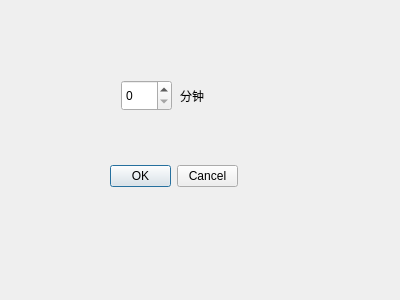
<?xml version="1.0" encoding="UTF-8"?>
<ui version="4.0">
 <class>SettingsDialog</class>
 <widget class="QDialog" name="SettingsDialog">
  <property name="geometry">
   <rect>
    <x>0</x>
    <y>0</y>
    <width>400</width>
    <height>300</height>
   </rect>
  </property>
  <property name="windowTitle">
   <string>Dialog</string>
  </property>
  <widget class="QSpinBox" name="spinBox_time">
   <property name="geometry">
    <rect>
     <x>121</x>
     <y>80</y>
     <width>51</width>
     <height>31</height>
    </rect>
   </property>
  </widget>
  <widget class="QLabel" name="label">
   <property name="geometry">
    <rect>
     <x>180</x>
     <y>80</y>
     <width>71</width>
     <height>31</height>
    </rect>
   </property>
   <property name="text">
    <string>分钟</string>
   </property>
  </widget>
  <widget class="QDialogButtonBox" name="dia_buttonBox">
   <property name="geometry">
    <rect>
     <x>110</x>
     <y>160</y>
     <width>128</width>
     <height>32</height>
    </rect>
   </property>
   <property name="standardButtons">
    <set>QDialogButtonBox::StandardButton::Cancel|QDialogButtonBox::StandardButton::Ok</set>
   </property>
  </widget>
 </widget>
 <resources/>
 <connections/>
</ui>
